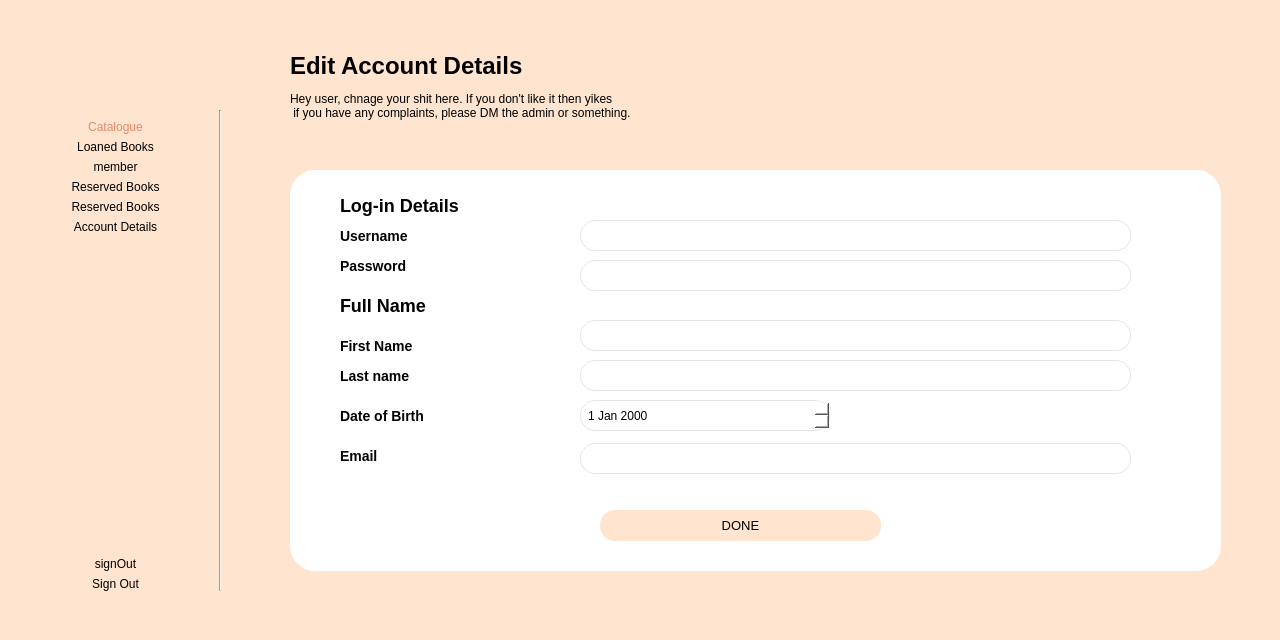
<?xml version="1.0" encoding="UTF-8"?>
<ui version="4.0">
 <class>memberAccountView</class>
 <widget class="QMainWindow" name="memberAccountView">
  <property name="geometry">
   <rect>
    <x>0</x>
    <y>0</y>
    <width>1280</width>
    <height>640</height>
   </rect>
  </property>
  <property name="windowTitle">
   <string>MainWindow</string>
  </property>
  <property name="styleSheet">
   <string notr="true">QMenuBar {
    background-color: qlineargradient(x1:0, y1:0, x2:0, y2:1,
                                      stop:0 lightgray, stop:1 darkgray);
    spacing: 3px; /* spacing between menu bar items */
}

QMenuBar::item {
    padding: 1px 4px;
    background: transparent;
    border-radius: 4px;
}

QMenuBar::item:selected { /* when selected using mouse or keyboard */
    background: #a8a8a8;
}

QMenuBar::item:pressed {
    background: #888888;
}</string>
  </property>
  <widget class="QWidget" name="centralwidget">
   <property name="styleSheet">
    <string notr="true">QWidget{
	background: #FFE5D0;
}</string>
   </property>
   <widget class="QWidget" name="layoutWidget">
    <property name="geometry">
     <rect>
      <x>20</x>
      <y>120</y>
      <width>191</width>
      <height>471</height>
     </rect>
    </property>
    <layout class="QVBoxLayout" name="verticalLayout_10">
     <item>
      <widget class="QLabel" name="loanedBooksIcon">
       <property name="styleSheet">
        <string notr="true">QLabel{
	color: rgb(231, 138, 107);
}</string>
       </property>
       <property name="text">
        <string>Catalogue</string>
       </property>
       <property name="alignment">
        <set>Qt::AlignCenter</set>
       </property>
      </widget>
     </item>
     <item>
      <widget class="QPushButton" name="loanedBooksBtn">
       <property name="styleSheet">
        <string notr="true">QPushButton{
	border-radius:15px;
	font: 14px &quot;Montserrat&quot;;
}

QPushButton:hover {
	text-decoration: underline;
}</string>
       </property>
       <property name="text">
        <string>Loaned Books</string>
       </property>
      </widget>
     </item>
     <item>
      <widget class="QLabel" name="reservedBooksIcon">
       <property name="text">
        <string>member</string>
       </property>
       <property name="alignment">
        <set>Qt::AlignCenter</set>
       </property>
      </widget>
     </item>
     <item>
      <widget class="QPushButton" name="reservedBooksBtn">
       <property name="styleSheet">
        <string notr="true">QPushButton{
	border-radius:15px;
	font: 14px &quot;Montserrat&quot;;
}

QPushButton:hover {
	text-decoration: underline;
}</string>
       </property>
       <property name="text">
        <string>Reserved Books</string>
       </property>
      </widget>
     </item>
     <item>
      <widget class="QLabel" name="editAccountIcon">
       <property name="text">
        <string>Reserved Books</string>
       </property>
       <property name="alignment">
        <set>Qt::AlignCenter</set>
       </property>
      </widget>
     </item>
     <item>
      <widget class="QPushButton" name="editAccountBtn">
       <property name="styleSheet">
        <string notr="true">QPushButton{
	border-radius:15px;
	font: 14px &quot;Montserrat&quot;;
}

QPushButton:hover {
	text-decoration: underline;
}</string>
       </property>
       <property name="text">
        <string>Account Details</string>
       </property>
      </widget>
     </item>
     <item>
      <spacer name="verticalSpacer_3">
       <property name="orientation">
        <enum>Qt::Vertical</enum>
       </property>
       <property name="sizeHint" stdset="0">
        <size>
         <width>20</width>
         <height>40</height>
        </size>
       </property>
      </spacer>
     </item>
     <item>
      <widget class="QLabel" name="signoutIcon">
       <property name="text">
        <string>signOut</string>
       </property>
       <property name="alignment">
        <set>Qt::AlignCenter</set>
       </property>
      </widget>
     </item>
     <item>
      <widget class="QPushButton" name="signoutBtn">
       <property name="styleSheet">
        <string notr="true">QPushButton{
	border-radius:15px;
	font: 14px &quot;Montserrat&quot;;
}

QPushButton:hover {
	text-decoration: underline;
}</string>
       </property>
       <property name="text">
        <string>Sign Out</string>
       </property>
      </widget>
     </item>
    </layout>
   </widget>
   <widget class="Line" name="line">
    <property name="geometry">
     <rect>
      <x>210</x>
      <y>110</y>
      <width>21</width>
      <height>481</height>
     </rect>
    </property>
    <property name="styleSheet">
     <string notr="true">Line{
	color:rgb(221, 46, 68);
}</string>
    </property>
    <property name="orientation">
     <enum>Qt::Vertical</enum>
    </property>
   </widget>
   <widget class="QLabel" name="logoImage">
    <property name="geometry">
     <rect>
      <x>10</x>
      <y>20</y>
      <width>221</width>
      <height>71</height>
     </rect>
    </property>
    <property name="text">
     <string/>
    </property>
    <property name="pixmap">
     <pixmap resource="resources.qrc">:/resources/images/bblLogo.png</pixmap>
    </property>
   </widget>
   <widget class="QGroupBox" name="groupBox">
    <property name="geometry">
     <rect>
      <x>290</x>
      <y>170</y>
      <width>931</width>
      <height>401</height>
     </rect>
    </property>
    <property name="styleSheet">
     <string notr="true">QGroupBox{
	border-radius: 25px;
	background: rgb(255, 255, 255);
}

/*QLineEdit{
	background:rgb(255, 229, 208);
	border-radius: 15px;
}*/

QLabel{
	background: rgb(255, 255, 255);
	font-size: 14px;
	font-weight: bold;

}

QLineEdit {
	background:rgb(255, 229, 208);
	border: 1px solid;
	border-radius: 15px;
	border-color: #e5e5e5;
	background-color: palette(base);
	padding: 0px 5px;
}

QDateEdit{
	background:rgb(255, 229, 208);
	border: 1px solid;
	border-radius: 15px;
	border-color: #e5e5e5;
	background-color: palette(base);
	padding: 0px 5px;
}

QFormLayout{
	color: rgb(255, 255, 255);
}


QPushButton {
	border-radius: 15px; 
	font-size: 13px;
}
</string>
    </property>
    <property name="title">
     <string/>
    </property>
    <widget class="QPushButton" name="pushButton">
     <property name="geometry">
      <rect>
       <x>310</x>
       <y>340</y>
       <width>281</width>
       <height>31</height>
      </rect>
     </property>
     <property name="text">
      <string>DONE</string>
     </property>
    </widget>
    <widget class="QLabel" name="label_6">
     <property name="geometry">
      <rect>
       <x>50</x>
       <y>20</y>
       <width>141</width>
       <height>31</height>
      </rect>
     </property>
     <property name="sizePolicy">
      <sizepolicy hsizetype="Preferred" vsizetype="Fixed">
       <horstretch>0</horstretch>
       <verstretch>0</verstretch>
      </sizepolicy>
     </property>
     <property name="styleSheet">
      <string notr="true">QLabel{
	font-weight: bold;
	font-size: 18px;

}</string>
     </property>
     <property name="text">
      <string>Log-in Details</string>
     </property>
    </widget>
    <widget class="QLabel" name="label_12">
     <property name="geometry">
      <rect>
       <x>50</x>
       <y>120</y>
       <width>181</width>
       <height>31</height>
      </rect>
     </property>
     <property name="sizePolicy">
      <sizepolicy hsizetype="Preferred" vsizetype="Fixed">
       <horstretch>0</horstretch>
       <verstretch>0</verstretch>
      </sizepolicy>
     </property>
     <property name="styleSheet">
      <string notr="true">QLabel{
	font-weight: bold;
	font-size: 18px;

}</string>
     </property>
     <property name="text">
      <string>Full Name</string>
     </property>
    </widget>
    <widget class="QLabel" name="userName">
     <property name="geometry">
      <rect>
       <x>50</x>
       <y>50</y>
       <width>69</width>
       <height>31</height>
      </rect>
     </property>
     <property name="text">
      <string>Username</string>
     </property>
    </widget>
    <widget class="QLineEdit" name="memberUser">
     <property name="enabled">
      <bool>false</bool>
     </property>
     <property name="geometry">
      <rect>
       <x>290</x>
       <y>50</y>
       <width>551</width>
       <height>31</height>
      </rect>
     </property>
    </widget>
    <widget class="QLabel" name="pass">
     <property name="geometry">
      <rect>
       <x>50</x>
       <y>80</y>
       <width>67</width>
       <height>31</height>
      </rect>
     </property>
     <property name="text">
      <string>Password</string>
     </property>
    </widget>
    <widget class="QLineEdit" name="memberPass">
     <property name="geometry">
      <rect>
       <x>290</x>
       <y>90</y>
       <width>551</width>
       <height>31</height>
      </rect>
     </property>
    </widget>
    <widget class="QLabel" name="email">
     <property name="enabled">
      <bool>true</bool>
     </property>
     <property name="geometry">
      <rect>
       <x>50</x>
       <y>270</y>
       <width>61</width>
       <height>31</height>
      </rect>
     </property>
     <property name="sizePolicy">
      <sizepolicy hsizetype="Preferred" vsizetype="Preferred">
       <horstretch>124</horstretch>
       <verstretch>0</verstretch>
      </sizepolicy>
     </property>
     <property name="minimumSize">
      <size>
       <width>36</width>
       <height>0</height>
      </size>
     </property>
     <property name="text">
      <string>Email</string>
     </property>
    </widget>
    <widget class="QLineEdit" name="memberEmail">
     <property name="geometry">
      <rect>
       <x>290</x>
       <y>273</y>
       <width>551</width>
       <height>31</height>
      </rect>
     </property>
     <property name="sizePolicy">
      <sizepolicy hsizetype="Preferred" vsizetype="Fixed">
       <horstretch>0</horstretch>
       <verstretch>0</verstretch>
      </sizepolicy>
     </property>
    </widget>
    <widget class="QLabel" name="lastName">
     <property name="geometry">
      <rect>
       <x>50</x>
       <y>190</y>
       <width>81</width>
       <height>31</height>
      </rect>
     </property>
     <property name="text">
      <string>Last name</string>
     </property>
    </widget>
    <widget class="QLineEdit" name="memberLastName">
     <property name="geometry">
      <rect>
       <x>290</x>
       <y>190</y>
       <width>551</width>
       <height>31</height>
      </rect>
     </property>
    </widget>
    <widget class="QLabel" name="dob">
     <property name="geometry">
      <rect>
       <x>50</x>
       <y>230</y>
       <width>121</width>
       <height>31</height>
      </rect>
     </property>
     <property name="text">
      <string>Date of Birth</string>
     </property>
    </widget>
    <widget class="QDateEdit" name="memberDOB">
     <property name="geometry">
      <rect>
       <x>290</x>
       <y>230</y>
       <width>250</width>
       <height>31</height>
      </rect>
     </property>
    </widget>
    <widget class="QLabel" name="firstName">
     <property name="geometry">
      <rect>
       <x>50</x>
       <y>160</y>
       <width>91</width>
       <height>31</height>
      </rect>
     </property>
     <property name="text">
      <string>First Name</string>
     </property>
    </widget>
    <widget class="QLineEdit" name="memberFirstName">
     <property name="geometry">
      <rect>
       <x>290</x>
       <y>150</y>
       <width>551</width>
       <height>31</height>
      </rect>
     </property>
    </widget>
   </widget>
   <widget class="QLabel" name="pageTitle">
    <property name="geometry">
     <rect>
      <x>290</x>
      <y>40</y>
      <width>331</width>
      <height>51</height>
     </rect>
    </property>
    <property name="styleSheet">
     <string notr="true">QLabel{
	font-size: 24px;
	font-weight: bold;
}</string>
    </property>
    <property name="text">
     <string>Edit Account Details</string>
    </property>
   </widget>
   <widget class="QLabel" name="pageDesc">
    <property name="geometry">
     <rect>
      <x>290</x>
      <y>80</y>
      <width>971</width>
      <height>51</height>
     </rect>
    </property>
    <property name="text">
     <string>Hey user, chnage your shit here. If you don't like it then yikes 
 if you have any complaints, please DM the admin or something.</string>
    </property>
   </widget>
  </widget>
  <action name="actionView_Catalogue">
   <property name="text">
    <string>View Catalogue</string>
   </property>
  </action>
  <action name="actionSign_Out">
   <property name="text">
    <string>Sign-Out</string>
   </property>
  </action>
 </widget>
 <resources>
  <include location="resources.qrc"/>
 </resources>
 <connections/>
</ui>
